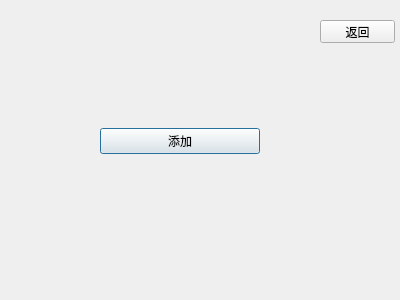
<?xml version="1.0" encoding="UTF-8"?>
<ui version="4.0">
 <class>manage</class>
 <widget class="QDialog" name="manage">
  <property name="geometry">
   <rect>
    <x>0</x>
    <y>0</y>
    <width>400</width>
    <height>300</height>
   </rect>
  </property>
  <property name="windowTitle">
   <string>Dialog</string>
  </property>
  <widget class="QWidget" name="verticalLayoutWidget">
   <property name="geometry">
    <rect>
     <x>100</x>
     <y>100</y>
     <width>160</width>
     <height>83</height>
    </rect>
   </property>
   <layout class="QVBoxLayout" name="verticalLayout">
    <item>
     <widget class="QPushButton" name="pushButton">
      <property name="text">
       <string>添加</string>
      </property>
     </widget>
    </item>
   </layout>
  </widget>
  <widget class="QPushButton" name="pushButton_4">
   <property name="geometry">
    <rect>
     <x>320</x>
     <y>20</y>
     <width>75</width>
     <height>23</height>
    </rect>
   </property>
   <property name="text">
    <string>返回</string>
   </property>
  </widget>
 </widget>
 <resources/>
 <connections/>
</ui>
